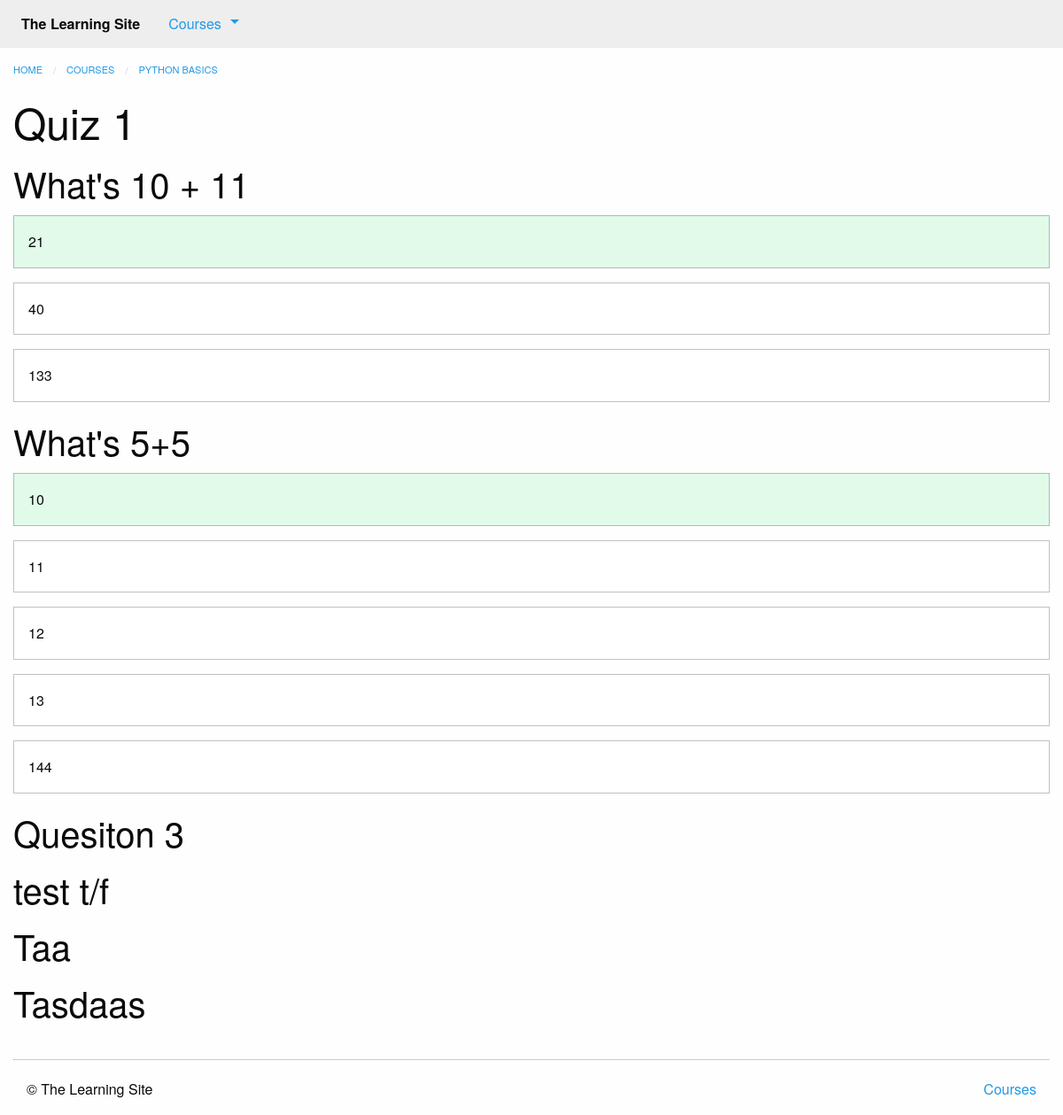
The app's page /courses/1/q6/, older data.
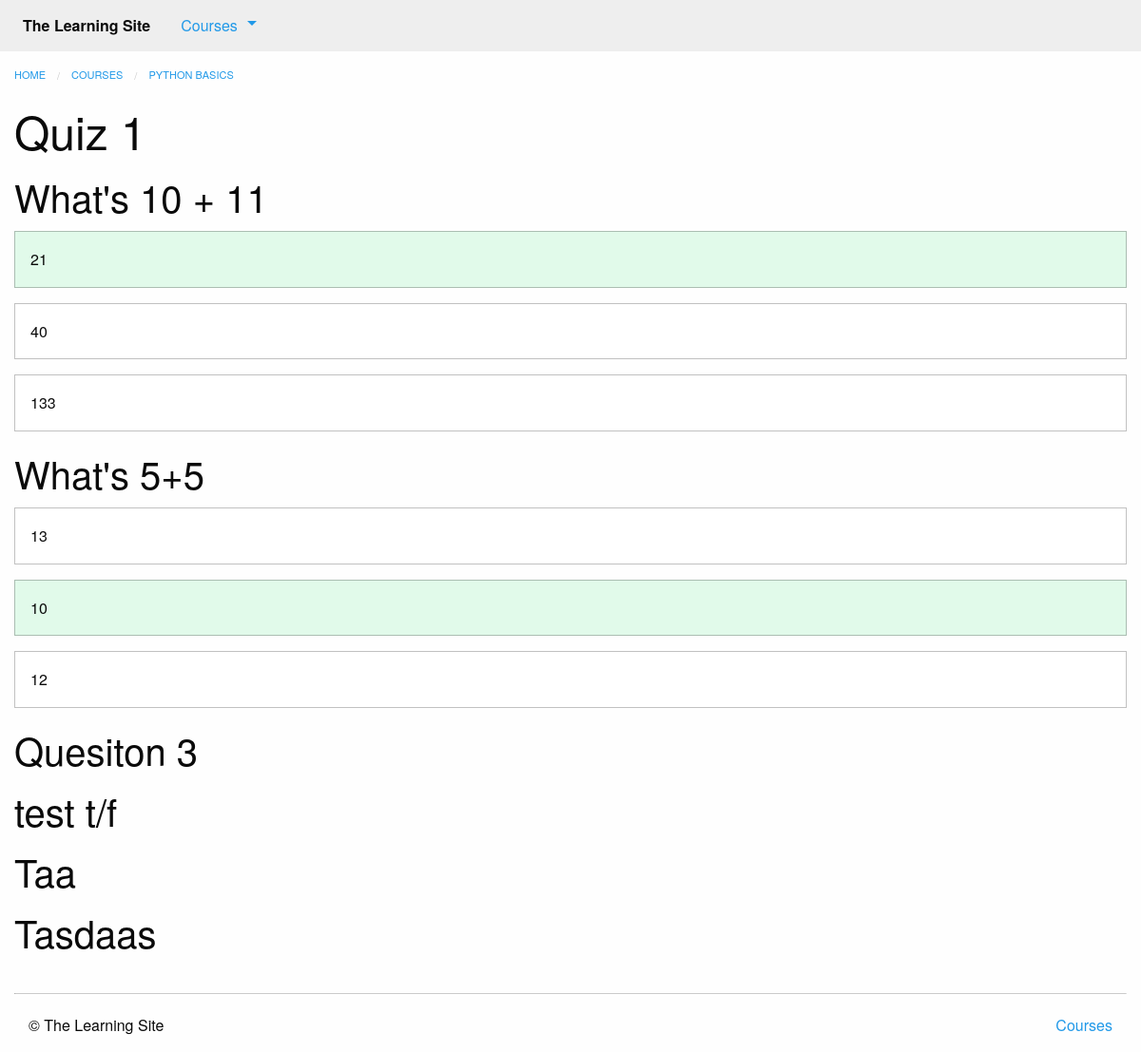
The same page, newer data.
### courses/models.py (models this page shows, shortened)
class Question(models.Model):
    quiz = models.ForeignKey(Quiz, on_delete=models.CASCADE)
    order = models.IntegerField(default=0)
    prompt = models.TextField()
    class Meta:
        ordering = ['order', ]

class Answer(models.Model):
    question = models.ForeignKey(Question, on_delete=models.CASCADE)
    order = models.IntegerField(default=0)
    text = models.CharField(max_length=255)
    correct = models.BooleanField(default=False)
    class Meta:
        ordering = ['order', ]

### courses/views.py (the view)
# urls.py: path('<int:course_pk>/q<int:step_pk>/', views.quiz_detail, name='quiz'),
def quiz_detail(request, course_pk, step_pk):
    step = get_object_or_404(models.Quiz, course_id=course_pk, pk=step_pk)
    return render(request, 'courses/quiz_detail.html', {'step': step})

### courses/templatetags/course_extras.py (called while the page is built)
@register.inclusion_tag('courses/course_nav.html')
def nav_courses_list():
    courses = Course.objects.all()[:5]
    return {'courses': courses}

### courses/templates/courses/quiz_detail.html (shortened to what this page needs)
{% extends "courses/layout.html" %}
{% load course_extras %}
{% block breadcrumbs %}
    <li><a href="{% url 'courses:detail' pk=step.course.pk %}">{{ step.course.title }}</a></li>
{% endblock %}
{% block content %}
    <div class="row columns">
        <article>
            {{ block.super }}
            <h1>{{ step.title }}</h1>
            <ul class="no-bullet">
                {% for question in step.question_set.all %}
                <li>
                    <h2>{{ question.prompt }}</h2>
                    {% for answer in question.answer_set.all %}
                        <div class="callout {% if answer.correct %}success{% endif %}">{{ answer.text }}</div>
                    {% endfor %}
                </li>
                {% endfor %}
            </ul>
        </article>
    </div>
{% endblock %}

Row changes from the older to the newer data that the page shows:
removed Answer: text "11", shown under Question "What's 5+5"
removed Answer: text "144", shown under Question "What's 5+5"
shown differently, row unchanged: Answer (number 4 of 6 on the later page): moves up the list
